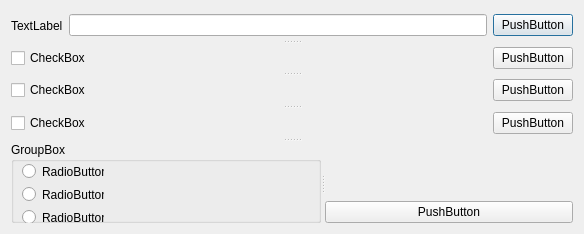
<?xml version="1.0" encoding="UTF-8"?>
<ui version="4.0">
 <class>Dialog</class>
 <widget class="QDialog" name="Dialog">
  <property name="geometry">
   <rect>
    <x>0</x>
    <y>0</y>
    <width>584</width>
    <height>234</height>
   </rect>
  </property>
  <property name="maximumSize">
   <size>
    <width>16777215</width>
    <height>234</height>
   </size>
  </property>
  <property name="windowTitle">
   <string>Dialog</string>
  </property>
  <layout class="QGridLayout" name="gridLayout">
   <item row="0" column="0">
    <widget class="QSplitter" name="splitter_2">
     <property name="orientation">
      <enum>Qt::Vertical</enum>
     </property>
     <widget class="QWidget" name="">
      <layout class="QHBoxLayout" name="horizontalLayout">
       <item>
        <widget class="QLabel" name="label">
         <property name="text">
          <string>TextLabel</string>
         </property>
        </widget>
       </item>
       <item>
        <widget class="QLineEdit" name="lineEdit"/>
       </item>
       <item>
        <widget class="QPushButton" name="pushButton">
         <property name="text">
          <string>PushButton</string>
         </property>
        </widget>
       </item>
      </layout>
     </widget>
     <widget class="QWidget" name="">
      <layout class="QHBoxLayout" name="horizontalLayout_2">
       <item>
        <widget class="QCheckBox" name="checkBox">
         <property name="text">
          <string>CheckBox</string>
         </property>
        </widget>
       </item>
       <item>
        <spacer name="horizontalSpacer">
         <property name="orientation">
          <enum>Qt::Horizontal</enum>
         </property>
         <property name="sizeHint" stdset="0">
          <size>
           <width>108</width>
           <height>20</height>
          </size>
         </property>
        </spacer>
       </item>
       <item>
        <widget class="QPushButton" name="pushButton_2">
         <property name="text">
          <string>PushButton</string>
         </property>
        </widget>
       </item>
      </layout>
     </widget>
     <widget class="QWidget" name="">
      <layout class="QHBoxLayout" name="horizontalLayout_3">
       <item>
        <widget class="QCheckBox" name="checkBox_2">
         <property name="text">
          <string>CheckBox</string>
         </property>
        </widget>
       </item>
       <item>
        <spacer name="horizontalSpacer_2">
         <property name="orientation">
          <enum>Qt::Horizontal</enum>
         </property>
         <property name="sizeHint" stdset="0">
          <size>
           <width>40</width>
           <height>20</height>
          </size>
         </property>
        </spacer>
       </item>
       <item>
        <widget class="QPushButton" name="pushButton_3">
         <property name="text">
          <string>PushButton</string>
         </property>
        </widget>
       </item>
      </layout>
     </widget>
     <widget class="QWidget" name="">
      <layout class="QHBoxLayout" name="horizontalLayout_4">
       <item>
        <widget class="QCheckBox" name="checkBox_3">
         <property name="text">
          <string>CheckBox</string>
         </property>
        </widget>
       </item>
       <item>
        <spacer name="horizontalSpacer_3">
         <property name="orientation">
          <enum>Qt::Horizontal</enum>
         </property>
         <property name="sizeHint" stdset="0">
          <size>
           <width>40</width>
           <height>20</height>
          </size>
         </property>
        </spacer>
       </item>
       <item>
        <widget class="QPushButton" name="pushButton_4">
         <property name="text">
          <string>PushButton</string>
         </property>
        </widget>
       </item>
      </layout>
     </widget>
     <widget class="QSplitter" name="splitter">
      <property name="orientation">
       <enum>Qt::Horizontal</enum>
      </property>
      <widget class="QGroupBox" name="groupBox">
       <property name="title">
        <string>GroupBox</string>
       </property>
       <widget class="QRadioButton" name="radioButton">
        <property name="geometry">
         <rect>
          <x>11</x>
          <y>21</y>
          <width>82</width>
          <height>17</height>
         </rect>
        </property>
        <property name="text">
         <string>RadioButton</string>
        </property>
       </widget>
       <widget class="QRadioButton" name="radioButton_2">
        <property name="geometry">
         <rect>
          <x>11</x>
          <y>44</y>
          <width>82</width>
          <height>17</height>
         </rect>
        </property>
        <property name="text">
         <string>RadioButton</string>
        </property>
       </widget>
       <widget class="QRadioButton" name="radioButton_3">
        <property name="geometry">
         <rect>
          <x>11</x>
          <y>67</y>
          <width>82</width>
          <height>17</height>
         </rect>
        </property>
        <property name="text">
         <string>RadioButton</string>
        </property>
       </widget>
      </widget>
      <widget class="QWidget" name="">
       <layout class="QVBoxLayout" name="verticalLayout_2">
        <item>
         <spacer name="verticalSpacer">
          <property name="orientation">
           <enum>Qt::Vertical</enum>
          </property>
          <property name="sizeHint" stdset="0">
           <size>
            <width>20</width>
            <height>40</height>
           </size>
          </property>
         </spacer>
        </item>
        <item>
         <widget class="QPushButton" name="pushButton_5">
          <property name="text">
           <string>PushButton</string>
          </property>
         </widget>
        </item>
       </layout>
      </widget>
     </widget>
    </widget>
   </item>
  </layout>
 </widget>
 <resources/>
 <connections/>
</ui>
